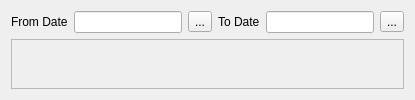
         <widget class="QWidget" name="page_dashboard">
          <layout class="QVBoxLayout" name="verticalLayout_10">
           <item>
            <layout class="QHBoxLayout" name="horizontalLayout_19">
             <item>
              <widget class="QLabel" name="label_30">
               <property name="sizePolicy">
                <sizepolicy hsizetype="Preferred" vsizetype="Minimum">
                 <horstretch>0</horstretch>
                 <verstretch>0</verstretch>
                </sizepolicy>
               </property>
               <property name="text">
                <string>From Date</string>
               </property>
              </widget>
             </item>
             <item>
              <widget class="QLineEdit" name="lineEdit_fromDate">
               <property name="readOnly">
                <bool>true</bool>
               </property>
              </widget>
             </item>
             <item>
              <widget class="QToolButton" name="toolButton_fromDate">
               <property name="text">
                <string>...</string>
               </property>
               <property name="icon">
                <iconset resource="Moonica_qt.qrc">
                 <normaloff>:/ResultViewer/Icon/16x16/cil-calendar-check.png</normaloff>:/ResultViewer/Icon/16x16/cil-calendar-check.png</iconset>
               </property>
               <property name="iconSize">
                <size>
                 <width>45</width>
                 <height>45</height>
                </size>
               </property>
              </widget>
             </item>
             <item>
              <widget class="QLabel" name="label_31">
               <property name="text">
                <string>To Date</string>
               </property>
              </widget>
             </item>
             <item>
              <widget class="QLineEdit" name="lineEdit_toDate">
               <property name="readOnly">
                <bool>true</bool>
               </property>
              </widget>
             </item>
             <item>
              <widget class="QToolButton" name="toolButton_toDate">
               <property name="text">
                <string>...</string>
               </property>
               <property name="icon">
                <iconset resource="Moonica_qt.qrc">
                 <normaloff>:/ResultViewer/Icon/16x16/cil-calendar-check.png</normaloff>:/ResultViewer/Icon/16x16/cil-calendar-check.png</iconset>
               </property>
               <property name="iconSize">
                <size>
                 <width>45</width>
                 <height>45</height>
                </size>
               </property>
              </widget>
             </item>
            </layout>
           </item>
           <item>
            <widget class="QFrame" name="frame_dashboard">
             <property name="sizePolicy">
              <sizepolicy hsizetype="Preferred" vsizetype="Expanding">
               <horstretch>0</horstretch>
               <verstretch>0</verstretch>
              </sizepolicy>
             </property>
             <property name="frameShape">
              <enum>QFrame::StyledPanel</enum>
             </property>
             <property name="frameShadow">
              <enum>QFrame::Raised</enum>
             </property>
            </widget>
           </item>
          </layout>
         </widget>
